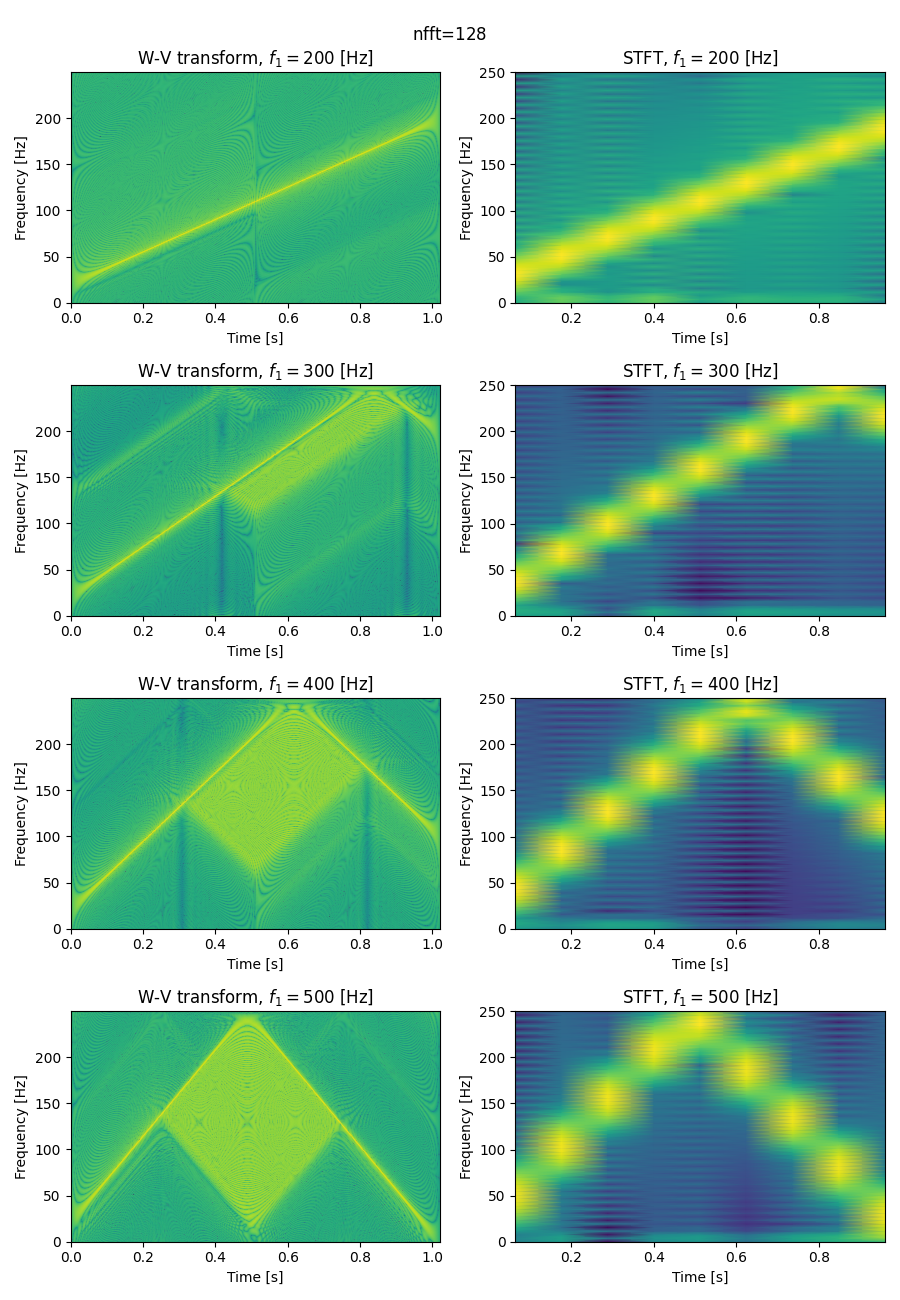

Recreate this plot in Python.
from pathlib import Path

import numpy as np
import scipy.signal as signal
from matplotlib import pyplot as plt

from sat.lab03.chirp import fs, get_chirp
from sat.lab03.cohen_utils import cohen

if __name__ == "__main__":
    f1s = [200, 300, 400, 500]
    nfft = 128

    fig, axs = plt.subplots(ncols=2, nrows=len(f1s), figsize=(9, 13))

    for idx, f1 in enumerate(f1s):
        [wv, sp] = axs[idx]
        time, wave = get_chirp(N=512, f1=f1)

        sxx, f, t = cohen(signal.hilbert(wave), fs)
        wv.pcolormesh(t, f, np.log10(np.abs(sxx)), shading="gouraud")
        wv.set_title(f"W-V transform, $f_1={f1}$ [Hz]")
        wv.set_xlabel("Time [s]")
        wv.set_ylabel("Frequency [Hz]")

        f, t, sxx = signal.spectrogram(
            wave,
            fs=fs,
            window=("hamming"),
            nperseg=nfft // 2,
            nfft=nfft,
        )
        sp.pcolormesh(t, f, np.log10(np.abs(sxx)), shading="gouraud")
        sp.set_title(f"STFT, $f_1={f1}$ [Hz]")
        sp.set_xlabel("Time [s]")
        sp.set_ylabel("Frequency [Hz]")

    fig.suptitle(f"$\\text{{{nfft=}}}$")

    fig.tight_layout()
    plt.savefig(Path(__file__).with_suffix(".png"))
    # plt.show()
